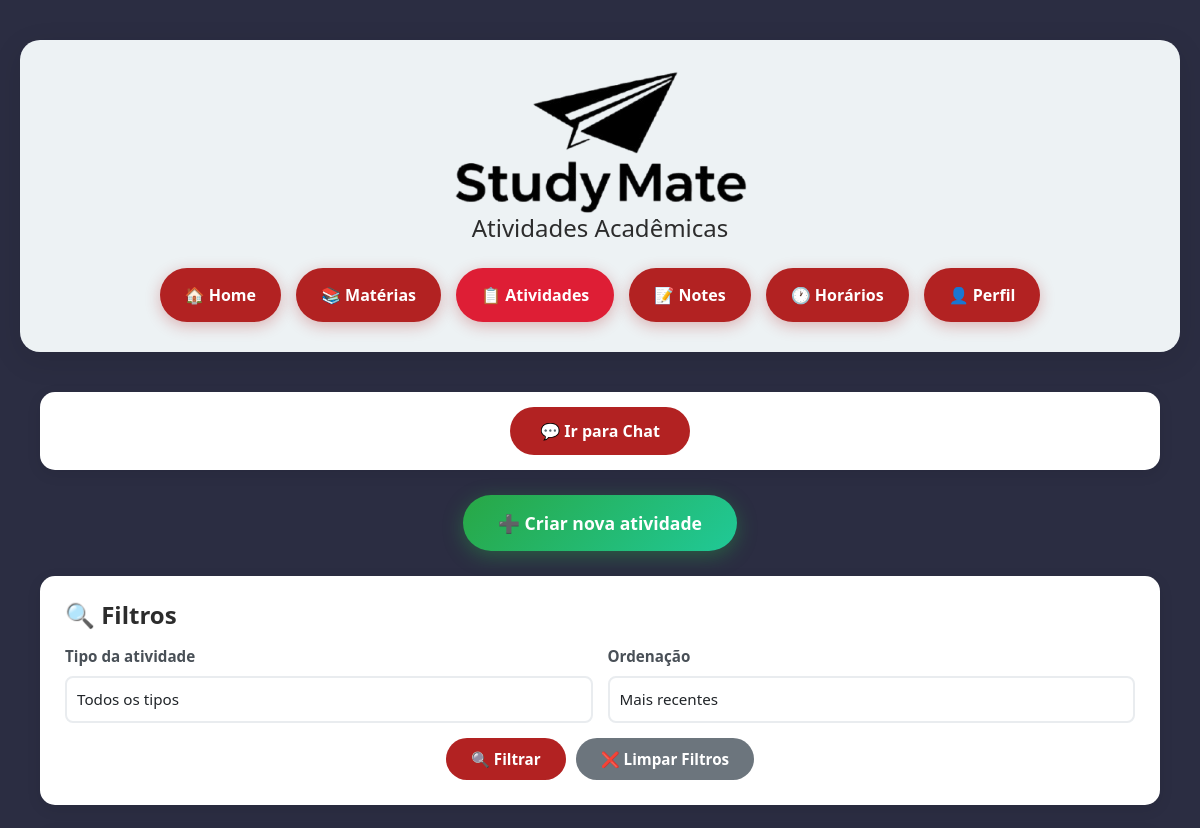
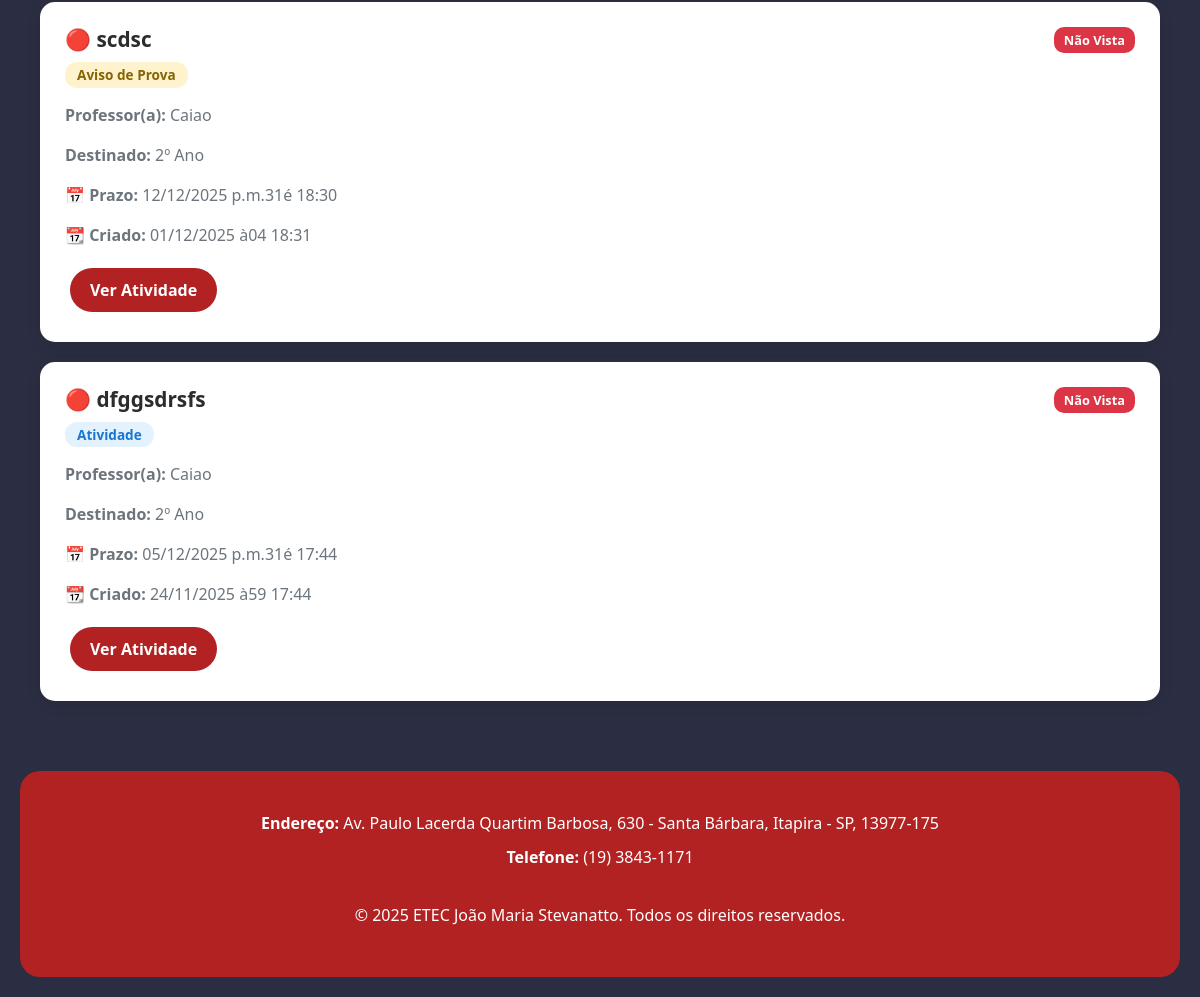
The app's page /atividades/ (signed in) with its own data (2 pictures, top to bottom).
### atividades/models.py (models this page shows, shortened)
class Atividade(models.Model):
    TIPO_CHOICES = [
        ('ATIVIDADE', 'Atividade'),
        ('AVISO_PROVA', 'Aviso de Prova'),
        ('AVISO_SIMPLES', 'Aviso Simples'),
    ]
    ANO_CHOICES = [
        ('1', '1º Ano'),
        ('2', '2º Ano'),
        ('3', '3º Ano'),
        ('TODOS', 'Todos'),
    ]
    professor = models.ForeignKey(
        User,
        on_delete=models.CASCADE,
        related_name='atividades_criadas',
        verbose_name='Professor'
    )
    titulo = models.CharField(max_length=50, verbose_name='Título')
    descricao = models.TextField(blank=True, verbose_name='Descrição/Orientações')
    tipo = models.CharField(max_length=20, choices=TIPO_CHOICES, verbose_name='Tipo de Atividade')
    ano_1 = models.BooleanField(default=False, verbose_name='1º Ano')
    ano_2 = models.BooleanField(default=False, verbose_name='2º Ano')
    ano_3 = models.BooleanField(default=False, verbose_name='3º Ano')
    todos = models.BooleanField(default=False, verbose_name='Todos os Anos')
    prazo_entrega = models.DateTimeField(null=True, blank=True, verbose_name='Prazo de Entrega')
    permite_envio = models.BooleanField(default=True, verbose_name='Permite Envio pelo Aluno')
    anexo = models.FileField(
        upload_to='atividades_anexos/',
        null=True,
        blank=True,
        validators=[validate_file_size_atividade, validate_file_extension_atividade],
        verbose_name='Anexo'
    )
    criado_em = models.DateTimeField(default=timezone.now, verbose_name='Criado em')
    visualizacoes = models.PositiveIntegerField(default=0, verbose_name='Visualizações')
    foi_visualizado = models.BooleanField(default=False, verbose_name='Foi Visualizado por Algum Aluno')
    class Meta:
        verbose_name = 'Atividade'
        verbose_name_plural = 'Atividades'
        ordering = ['-criado_em']
    def get_anos_destino(self):
        if self.todos:
            return ['1º Ano', '2º Ano', '3º Ano']
        anos = []
        if self.ano_1:
            anos.append('1º Ano')
        if self.ano_2:
            anos.append('2º Ano')
        if self.ano_3:
            anos.append('3º Ano')
        return anos
    def get_anos_destino_display(self):
        if self.todos:
            return 'Todos os Anos'
        return ', '.join(self.get_anos_destino())

### accounts/models.py (models this page shows, shortened)
class User(AbstractUser):
    USER_TYPE_CHOICES = (
        ('admin', 'Administrador'),
        ('professor', 'Professor'),
        ('aluno', 'Aluno'),  # Atualizado de 'estudante' para 'aluno'
    )
    user_type = models.CharField(
        max_length=20,
        choices=USER_TYPE_CHOICES,
        default='aluno',  # Atualizado
        verbose_name='Tipo de Usuário'
    )
    matricula = models.CharField(max_length=20, blank=True, null=True, verbose_name='Matrícula')
    telefone = models.CharField(max_length=15, blank=True, null=True, verbose_name='Telefone')
    first_login = models.BooleanField(default=True, verbose_name='Primeiro Login')
    class Meta:
        verbose_name = 'Usuário'
        verbose_name_plural = 'Usuários'

### atividades/views.py (the view, shortened to what this page needs)
# urls.py: path('', views.lista_atividades, name='lista'),
@login_required
def lista_atividades(request):
    user = request.user
    if is_professor(user):
        if request.method == 'POST':
            return processar_criacao_atividade(request)
        atividades = Atividade.objects.filter(professor=user)
    elif is_aluno(user):
        atividades = Atividade.objects.all()
    else:
        atividades = Atividade.objects.all()
    filtro_tipo = request.GET.get('tipo', '')
    filtro_status = request.GET.get('status', '')
    filtro_order = request.GET.get('order', 'recent')
    if filtro_tipo:
        atividades = atividades.filter(tipo=filtro_tipo)
    order_map = {
        'recent': '-criado_em',
        'views': '-visualizacoes',
        'deadline': 'prazo_entrega',
        'saved': None  # Tratado separadamente
    }
    if filtro_order == 'saved' and is_aluno(user):
        atividades_salvas_ids = AtividadeSalva.objects.filter(
            aluno=user
        ).values_list('atividade_id', flat=True)
        atividades = atividades.filter(id__in=atividades_salvas_ids).order_by('-criado_em')
    elif filtro_order in order_map and order_map[filtro_order]:
        atividades = atividades.order_by(order_map[filtro_order])
    else:
        atividades = atividades.order_by('-criado_em')
    atividades_anotadas = []
    for atividade in atividades:
        item = {
            'atividade': atividade,
            'visualizou': False,
            'envio': None,
            'salvou': False,
        }
        atividades_anotadas.append(item)
    tem_filtros_ativos = any([filtro_tipo, filtro_status, filtro_order != 'recent'])
    context = {
        'atividades_anotadas': atividades_anotadas,
        'filtro_tipo': filtro_tipo,
        'filtro_status': filtro_status,
        'filtro_order': filtro_order,
        'tem_filtros_ativos': tem_filtros_ativos,
        'total_atividades': len(atividades_anotadas),
    }
    return render(request, 'atividades/lista_aluno.html', context)

### atividades/views.py (called while the page is built)
def is_professor(user):
    return user.is_authenticated and (user.user_type == 'professor' or user.is_staff)

def is_aluno(user):
    return user.is_authenticated and user.user_type == 'aluno'

### atividades/templates/atividades/lista_aluno.html (shortened to what this page needs)
<!DOCTYPE html>
<html lang="pt-br">
<head>
    {% load static %}
    <link href="https://cdn.jsdelivr.net/npm/bootstrap@5.3.0/dist/css/bootstrap.min.css" rel="stylesheet">
</head>
<body>
    <div class="container1" style="max-width: 1200px; margin: 0 auto; padding: 20px;">
        <div class="header">
            <img src="{% static 'study/img/logoStudyMate.png' %}" height="144px" width="293">
            <h4>Atividades Acadêmicas</h4>
            <div class="nav">
                <a href="{% url 'study:home' %}">🏠 Home</a>
                <a href="{% url 'materias:home' %}" class="nav-btn">📚 Matérias</a>
                <a href="{% url 'atividades:lista' %}" class="active">📋 Atividades</a>
                <a href="{% url 'notes:list' %}">📝 Notes</a>
                <a href="{% url 'horarios:home' %}">🕐 Horários</a>
                {% if user.is_authenticated %}
                    <a href="{% url 'perfil:perfil' %}">👤 Perfil</a>
                {% else %}
                    <a href="{% url 'accounts:login' %}">🔐 Login</a>
                {% endif %}
            </div>
        </div>
        <div class="container">
            <div class="section-nav">
                <a href="{% url 'chat:lista' %}" class="btn-section">
                    💬 Ir para Chat
                </a>
            </div>
            {% if user.user_type == 'professor' or user.is_staff %}
                {% if not atividades_anotadas %}
                    <div class="create-first-activity">
                        <h3>📚 Nenhuma atividade criada ainda</h3>
                        <button class="btn-create-first" data-bs-toggle="modal" data-bs-target="#criarAtividadeModal">
                            ✨ Criar minha primeira atividade
                        </button>
                    </div>
                {% else %}
                    <div style="text-align: center; margin-bottom: 25px;">
                        <button class="btn-create-first" data-bs-toggle="modal" data-bs-target="#criarAtividadeModal">
                            ➕ Criar nova atividade
                        </button>
                    </div>
                {% endif %}
            {% endif %}
            <div class="filters-section">
                <h4>🔍 Filtros</h4>
                <form method="get" id="filterForm">
                    <div class="filter-row">
                        <div class="filter-group">
                            <label>Tipo da atividade</label>
                            <select name="tipo" class="form-select">
                                <option value="">Todos os tipos</option>
                            </select>
                        </div>
                        <div class="filter-group">
                            <label>Ordenação</label>
                            <select name="order" class="form-select">
                                <option value="recent" {% if filtro_order == 'recent' %}selected{% endif %}>Mais recentes</option>
                            </select>
                        </div>
                    </div>
                    <div class="filter-actions">
                        <button type="submit" class="btn-filter">🔍 Filtrar</button>
                        <a href="{% url 'atividades:lista' %}" class="btn-clear">❌ Limpar Filtros</a>
                    </div>
                </form>
            </div>
            {% if atividades_anotadas %}
                {% for item in atividades_anotadas %}
                    <div class="atividade-card">
                        <div class="atividade-header">
                            <div>
                                <h3 class="atividade-titulo">
                                    {% if not item.visualizou %}
                                        🔴
                                    {% elif item.envio %}
                                        🟢
                                    {% else %}
                                        🟠
                                    {% endif %}
                                    {{ item.atividade.titulo }}
                                </h3>
                                <span class="badge {% if item.atividade.tipo == 'ATIVIDADE' %}badge-atividade{% elif item.atividade.tipo == 'AVISO_PROVA' %}badge-prova{% else %}badge-aviso{% endif %}">
                                    {{ item.atividade.get_tipo_display }}
                                </span>
                            </div>
                            <div>
                                {% if not item.visualizou %}
                                    <span class="status-badge status-nao-vista">Não Vista</span>
                                {% elif item.envio %}
                                    <span class="status-badge status-enviada">Enviada</span>
                                {% else %}
                                    <span class="status-badge status-vista">Vista</span>
                                {% endif %}
                            </div>
                        </div>
                        <div class="atividade-info">
                            <p><strong>Professor(a):</strong> {{ item.atividade.professor.username }}</p>
                            <p><strong>Destinado:</strong> {{ item.atividade.get_anos_destino_display }}</p>
                            {% if item.atividade.prazo_entrega %}
                                <p><strong>📅 Prazo:</strong> {{ item.atividade.prazo_entrega|date:"d/m/Y até H:i" }}</p>
                            {% endif %}
                            <p><strong>📆 Criado:</strong> {{ item.atividade.criado_em|date:"d/m/Y às H:i" }}</p>
                        </div>
                        <div>
                            <a href="{% url 'atividades:detalhe' item.atividade.pk %}" class="btn-acao btn-ver">Ver Atividade</a>
                        </div>
                    </div>
                {% endfor %}
            {% endif %}
        </div>
        <footer>
            <p><strong>Endereço:</strong> Av. Paulo Lacerda Quartim Barbosa, 630 - Santa Bárbara, Itapira - SP, 13977-175</p>
            <p><strong>Telefone:</strong> (19) 3843-1171</p>
            <br>
            <p>&copy; 2025 ETEC João Maria Stevanatto. Todos os direitos reservados.</p>
        </footer>
    </div>
</body>
</html>

### atividades/templates/atividades/lista_aluno.html (style rules this page uses)
:root { --primary: rgb(178, 34, 34); --primary-dark: rgb(222, 30, 53); --background: rgb(43, 45, 66); }
body { font-family: 'Segoe UI', Tahoma, Geneva, Verdana, sans-serif; background: var(--background); min-height: 100vh; color: #2c2c2c; }
.header { background: rgb(237, 242, 244); border-radius: 20px; padding: 30px; margin: 20px auto; max-width: 1200px; box-shadow: 0 8px 30px rgba(0,0,0,0.1); text-align: center; }
.nav { display: flex; justify-content: center; gap: 15px; flex-wrap: wrap; margin-top: 25px; }
.nav a, .nav button { background: var(--primary); color: white; text-decoration: none; padding: 15px 25px; border-radius: 50px; font-weight: 600; transition: all 0.3s ease; box-shadow: 0 4px 15px rgba(178, 34, 34, 0.3); display: inline-block; border: none; font-size: 1rem; cursor: pointer; }
.nav a.active, .nav button.active { background: var(--primary-dark); }
.container { max-width: 1200px; margin: 0 auto; padding: 20px; }
.section-nav { background: white; border-radius: 15px; padding: 15px; margin-bottom: 25px; box-shadow: 0 4px 15px rgba(0,0,0,0.08); display: flex; justify-content: center; }
.btn-section { background: var(--primary); color: white; padding: 12px 30px; border-radius: 25px; border: none; font-weight: 600; cursor: pointer; transition: all 0.3s ease; text-decoration: none; display: inline-block; }
.filters-section { background: white; border-radius: 15px; padding: 25px; margin-bottom: 25px; box-shadow: 0 4px 15px rgba(0,0,0,0.08); }
.filters-section h4 { color: #2c2c2c; font-weight: 600; margin-bottom: 15px; }
.filter-row { display: grid; grid-template-columns: repeat(auto-fit, minmax(200px, 1fr)); gap: 15px; margin-bottom: 15px; }
.filter-group { display: flex; flex-direction: column; }
.filter-group label { font-weight: 600; color: #495057; margin-bottom: 8px; font-size: 0.95rem; }
.filter-group select { padding: 10px; border: 2px solid #e9ecef; border-radius: 8px; font-size: 0.95rem; background: white; cursor: pointer; transition: all 0.3s ease; }
.filter-actions { display: flex; gap: 10px; justify-content: center; margin-top: 15px; }
.btn-filter, .btn-clear { padding: 10px 25px; border-radius: 25px; font-weight: 600; cursor: pointer; transition: all 0.3s ease; border: none; font-size: 0.95rem; }
.btn-filter { background: var(--primary); color: white; }
.btn-clear { background: #6c757d; color: white; text-decoration: none; }
.atividade-card { background: white; border-radius: 15px; padding: 25px; margin-bottom: 20px; box-shadow: 0 4px 15px rgba(0,0,0,0.08); transition: transform 0.3s ease; }
.atividade-header { display: flex; justify-content: space-between; align-items: flex-start; margin-bottom: 15px; }
.atividade-titulo { font-size: 1.3rem; font-weight: 700; color: #2c2c2c; margin-bottom: 10px; }
.badge { padding: 6px 12px; border-radius: 12px; font-size: 0.85rem; font-weight: 600; }
.badge-atividade { background: #e3f2fd; color: #1976d2; }
.badge-prova { background: #fff3cd; color: #856404; }
.status-badge { padding: 4px 10px; border-radius: 10px; font-size: 0.8rem; font-weight: 600; }
.status-nao-vista { background: #dc3545; color: white; }
.atividade-info { margin: 15px 0; color: #6c757d; }
.btn-acao { padding: 10px 20px; border-radius: 25px; border: none; font-weight: 600; cursor: pointer; transition: all 0.3s ease; margin: 5px; text-decoration: none; display: inline-block; }
.btn-ver { background: var(--primary); color: white; }
.btn-create-first { background: linear-gradient(135deg, #28a745 0%, #20c997 100%); color: white; padding: 15px 35px; border-radius: 50px; border: none; font-size: 1.1rem; font-weight: 600; cursor: pointer; box-shadow: 0 5px 20px rgba(40, 167, 69, 0.4); transition: all 0.3s ease; }
footer { background: rgb(178, 34, 34); color: white; border-radius: 20px; padding: 40px; margin-top: 30px; text-align: center; }
footer p { margin-bottom: 10px; }

### records on screen
Atividade: atividade.titulo "scdsc", atividade.tipo "Aviso de Prova", atividade.professor.username "Caiao", atividade.anos_destino "2º Ano", atividade.prazo_entrega "12/12/2025 p.m.31é 18:30", atividade.criado_em "01/12/2025 à04 18:31"
Atividade: atividade.titulo "dfggsdrsfs", atividade.tipo "Atividade", atividade.professor.username "Caiao", atividade.anos_destino "2º Ano", atividade.prazo_entrega "05/12/2025 p.m.31é 17:44", atividade.criado_em "24/11/2025 à59 17:44"
